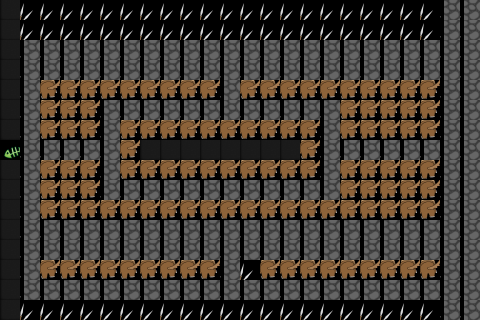

Below is a game level as drawn by its tile map, then a one-line description and the .tmx that defines it (tile-layer data replaced by summaries):
An orthogonal 24x16 tile map with 20x20 px tiles, 1 tile layer (Background).

<map version="1.0" orientation="orthogonal" width="24" height="16" tilewidth="20" tileheight="20">
 <tileset firstgid="1" name="test" tilewidth="20" tileheight="20">
  <image source="test.png" width="256" height="256" />
  <tile id="34">
   <properties>
    <property name="Wall" value="4" />
   </properties>
  </tile>
  <tile id="67">
   <properties>
    <property name="Wall" value="3" />
   </properties>
  </tile>
  <tile id="68">
   <properties>
    <property name="End" value="3" />
   </properties>
  </tile>
  <tile id="71">
   <properties>
    <property name="Go" value="1" />
   </properties>
  </tile>
  <tile id="84">
   <properties>
    <property name="Wall" value="2" />
   </properties>
  </tile>
 </tileset>
 <layer name="Background" width="24" height="16">
  <data>[384 cells, 384 non-empty, 5 distinct tile ids]</data>
 </layer>
</map>
